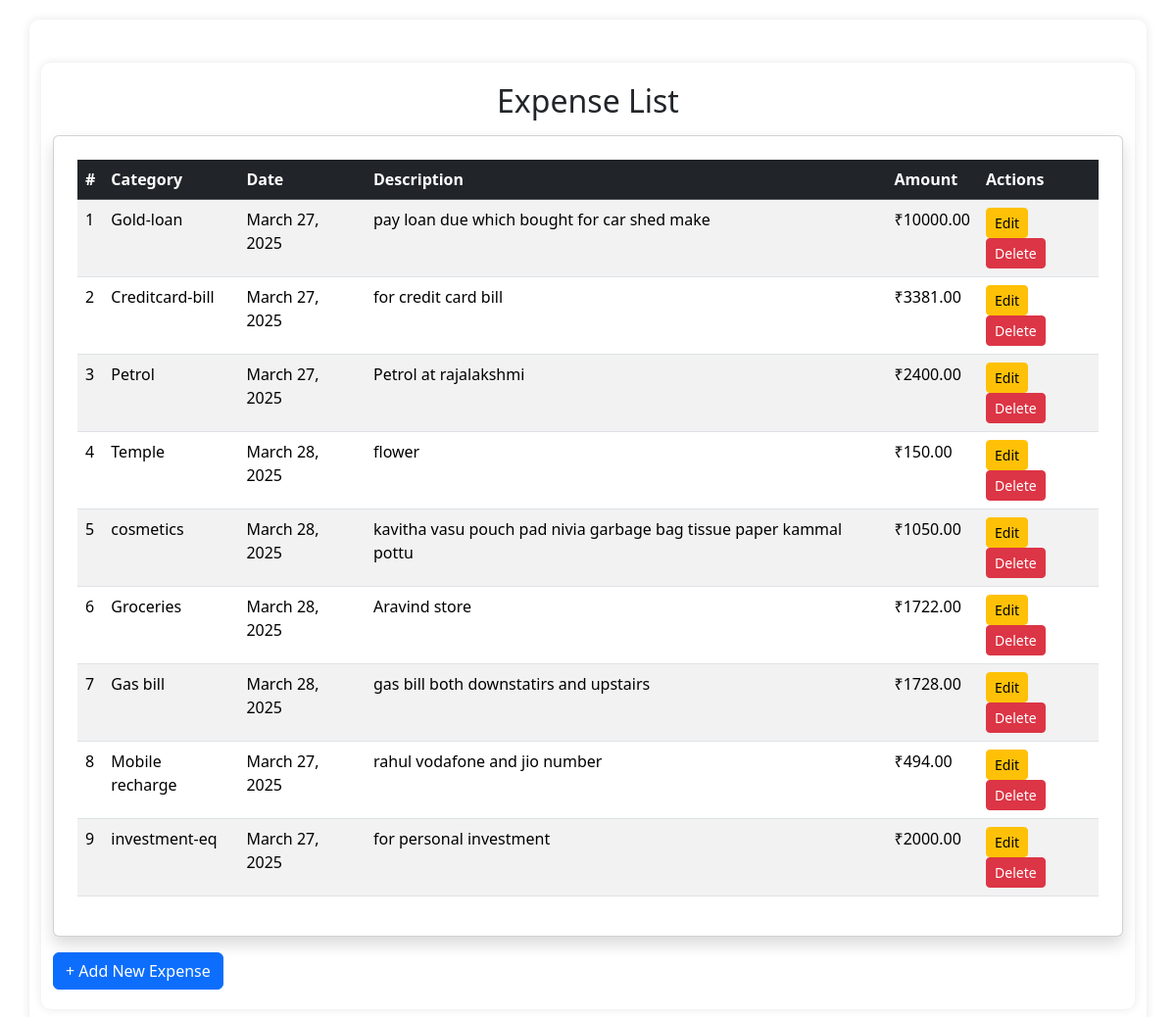
The app's page /expenses/ (signed in) with its own data.
### selavu/models.py (models this page shows, shortened)
class Expense(models.Model):
    category = models.ForeignKey(
        Category, on_delete=models.CASCADE)  # Link to Category model
    date = models.DateField()  # Stores date
    add_by = models.ForeignKey(
        User, on_delete=models.CASCADE)  # Links to User model
    description = models.TextField()  # Long text field for description
    amount = models.DecimalField(max_digits=10, decimal_places=2)

class Category(models.Model):
    id = models.AutoField(primary_key=True)  # Auto-incrementing ID
    name = models.CharField(max_length=255, unique=True)
    user = models.ForeignKey(User, on_delete=models.CASCADE)

### selavu/views.py (the view)
# urls.py: path('expenses/',  views.expense_list, name='expense_list'),
@login_required
def expense_list(request):
    expenses = Expense.objects.filter(
        add_by=request.user)  # Show only user's expenses
    return render(request, 'expense_list.html', {'expenses': expenses})

### selavu/templates/expense_list.html
{% extends 'base.html' %}
{% block content %}
<div class="container mt-4">
    <h2 class="text-center">Expense List</h2>
    <div class="card shadow p-4 mt-3">
        <table class="table table-striped table-hover">
            <thead class="table-dark">
                <tr>
                    <th>#</th>
                    <th>Category</th>
                    <th>Date</th>
                    <th>Description</th>
                    <th>Amount</th>
                    <th>Actions</th>
                </tr>
            </thead>
            <tbody>
                {% for expense in expenses %}
                <tr>
                    <td>{{ forloop.counter }}</td>
                    <td>{{ expense.category.name }}</td>
                    <td>{{ expense.date }}</td>
                    <td>{{ expense.description }}</td>
                    <td>₹{{ expense.amount }}</td>
                    <td>
                        <a href="{% url 'edit_expense' expense.id %}" class="btn btn-sm btn-warning">Edit</a>
                        <a href="{% url 'delete_expense' expense.id %}" class="btn btn-sm btn-danger"
   onclick="return confirm('Are you sure you want to delete this expense?');">
    Delete
</a>
                    </td>
                </tr>
                {% empty %}
                <tr>
                    <td colspan="6" class="text-center text-muted">No expenses recorded.</td>
                </tr>
                {% endfor %}
            </tbody>
        </table>
    </div>
    <a href="{% url 'add_expense' %}" class="btn btn-primary mt-3">+ Add New Expense</a>
</div>
<link rel="stylesheet" href="https://cdn.jsdelivr.net/npm/bootstrap@5.3.2/dist/css/bootstrap.min.css">
{% endblock %}

### selavu/templates/base.html (style rules this page uses)
body { font-family: Arial, sans-serif; margin: 20px; padding: 20px; background-color: #f4f4f4; }
.container { max-width: 600px; margin: 0 auto; background: white; padding: 20px; border-radius: 10px; box-shadow: 0px 0px 10px rgba(0, 0, 0, 0.1); }

### records on screen
Expense: category.name "Gold-loan", date "March 27, 2025", description "pay loan due which bought for car shed make", amount "10000.00"
Expense: category.name "Creditcard-bill", date "March 27, 2025", description "for credit card bill", amount "3381.00"
Expense: category.name "Petrol", date "March 27, 2025", description "Petrol at rajalakshmi", amount "2400.00"
Expense: category.name "Temple", date "March 28, 2025", description "flower", amount "150.00"
Expense: category.name "cosmetics", date "March 28, 2025", description "kavitha vasu pouch pad nivia garbage bag tissue paper kammal pottu", amount "1050.00"
Expense: category.name "Groceries", date "March 28, 2025", description "Aravind store", amount "1722.00"
Expense: category.name "Gas bill", date "March 28, 2025", description "gas bill both downstatirs and upstairs", amount "1728.00"
Expense: category.name "Mobile recharge", date "March 27, 2025", description "rahul vodafone and jio number", amount "494.00"
Expense: category.name "investment-eq", date "March 27, 2025", description "for personal investment", amount "2000.00"
